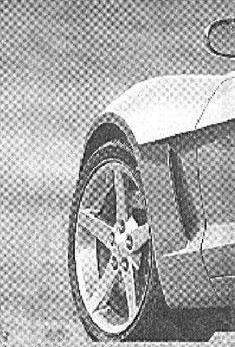
%> input picture test/test3.jpg, 235 x 347 px
$ octave image2_1.m   (GNU Octave 9; MATLAB toolbox functions it lacks are replaced by stand-ins)
%> lines starting %> are read from the running program, lines starting %| are printed output that depends on the picture; in (x1, y1, x2, y2) boxes, pixels count from 0 and x2, y2 are one past the last pixel; in counts of white or black regions, pixels touching at a corner belong together; the program's own positions count from 1
### MyDIPMatlab/Bandpass_Filter.m
function [G] = Bandpass_Filter(F,d,w)
%Low_Pass_Filter 低通滤波器
%参数 F 傅里叶变换后的矩阵
%参数 d 截止频率
% 坐标
[P,Q] = size(F);
if P>Q
    Max = P;
else
    Max = Q;
end
v = ones(Max,1) * (1:Max);
v = v(1:P,1:Q);
u = (1:Max)' * ones(1,Max);
u = u(1:P,1:Q);
% 计算
D = ((u-P/2).^2 + (v-Q/2).^2).^0.5;
% 低通滤波器阈值
H = ones(P,Q);
H((D > d - w/2 & D < d + w/2)) = 0;
G = H .* F;
end

### MyDIPMatlab/image2_1.m
clear;
clc;
%滤波流程
%1、扩展原图像，经典是原来两倍
%2、用(-1)^(x+y) 与 相乘
%3、傅里叶变换后与滤波器乘积
%4、用(-1)^(x+y)与傅里叶反变换后的滤波后的实部乘积
%5、裁剪图像
imageOrigin = imread('..\test\test3.jpg');
%> imageOrigin is the input picture: size 347x235x3 uint8; min 0, max 255, mean 169.1
imageGray = rgb2gray(imageOrigin);
[w,h] = size(imageGray);
%> w = 347; h = 235
P = 2*w;
%> P = 694
Q = 2*h;
%> Q = 470
% 1
imagePQ = zeros(P,Q);
imagePQ(1:w,1:h) = imageGray;
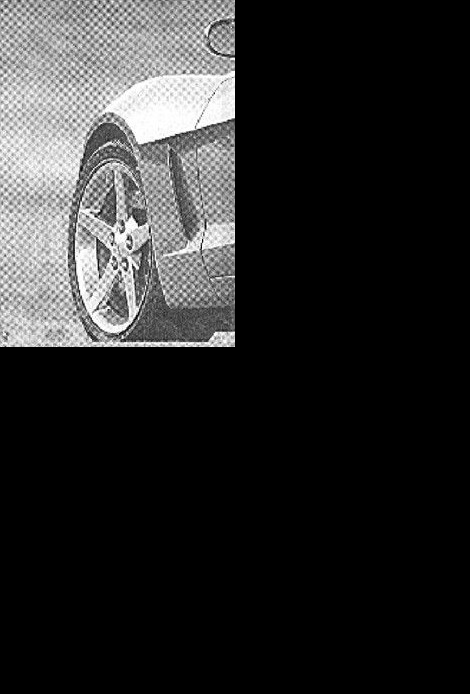
%> imagePQ: size 694x470 double; min 0, max 255, mean 42.3
% 2
imagePQ(1:2:P,1:2:Q) = imagePQ(1:2:P,1:2:Q) * 1;
imagePQ(2:2:P,2:2:Q) = imagePQ(2:2:P,2:2:Q) * 1;
imagePQ(1:2:P,2:2:Q) = imagePQ(1:2:P,2:2:Q) * -1;
imagePQ(2:2:P,1:2:Q) = imagePQ(2:2:P,1:2:Q) * -1;
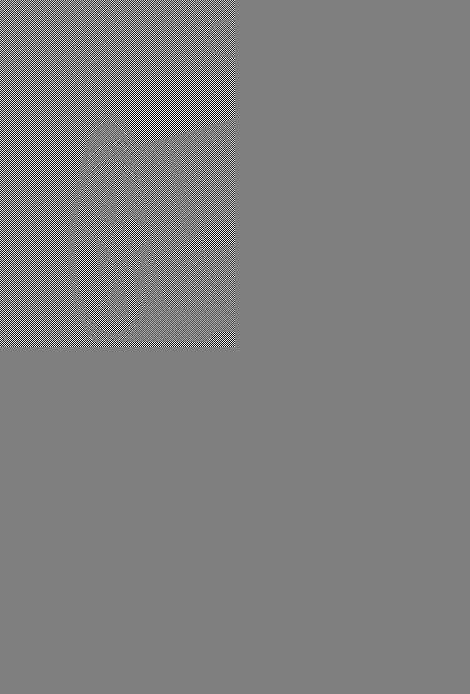
%> imagePQ: size 694x470 double; min -255, max 255, mean 0; drawn with min black and max white
% 3 傅里叶变换
imageDouble = im2double(imagePQ);
F = fft2(imageDouble);      % 傅里叶变换
% 4 应用滤波器 并 计算 //可以在这里根据图片使用不同的滤波器
G = Bandpass_Filter(F,300,100);
%> in Bandpass_Filter, `H((D > d - w/2 & D < d + w/2)) = 0;`:
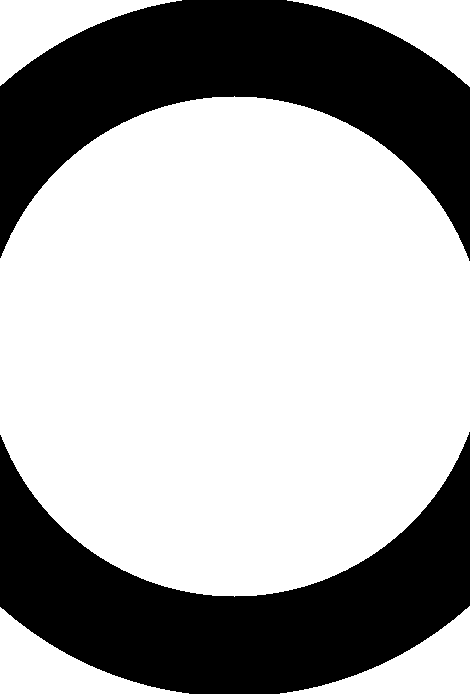
%> H: size 694x470 double; values 0 (black) and 1 (white), 66.6% white; 2 black regions, box (x1, y1, x2, y2) and area: (0, 432, 470, 694) 54531, (0, 0, 470, 261) 54440
%G = High_Pass_Filter(G,10);
T = G;
figure;
T=log(T+1);                 % 进行对数变换 低通模糊 高通锐化
T = real(T);                 % 傅里叶变换后是复数，计算复数的模
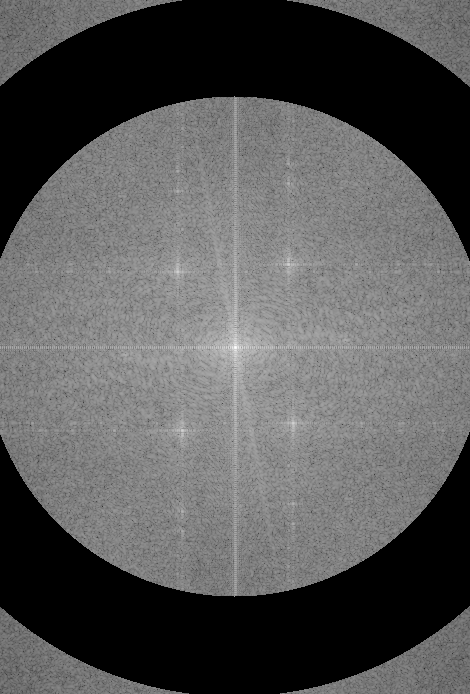
%> T: size 694x470 double; min 0, max 16.44, mean 5.69; drawn with min black and max white
imshow(T,[]);
imageRes = real(ifft2(G));
imageRes(1:2:P,1:2:Q) = imageRes(1:2:P,1:2:Q) * 1;
imageRes(2:2:P,2:2:Q) = imageRes(2:2:P,2:2:Q) * 1;
imageRes(1:2:P,2:2:Q) = imageRes(1:2:P,2:2:Q) * -1;
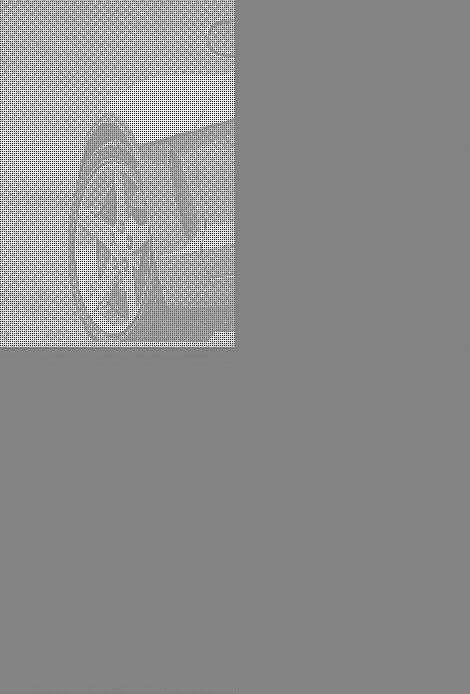
%> imageRes: size 694x470 double; min -290.2, max 274.8, mean 21; drawn with min black and max white
imageRes(2:2:P,1:2:Q) = imageRes(2:2:P,1:2:Q) * -1;
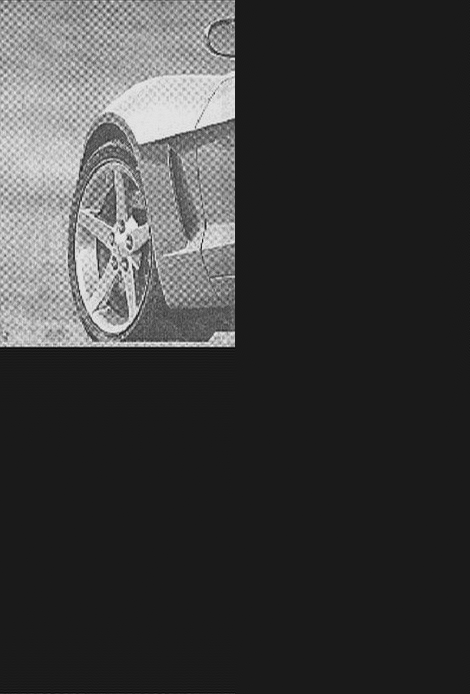
%> imageRes: size 694x470 double; min -33.59, max 290.2, mean 42.3; drawn with min black and max white
%F = abs(F);                 % 傅里叶变换后是复数，计算复数的模
%T=log(F+1);                 % 进行对数变换 低通模糊 高通锐化
figure();
image = imageRes(1:P/2,1:Q/2);
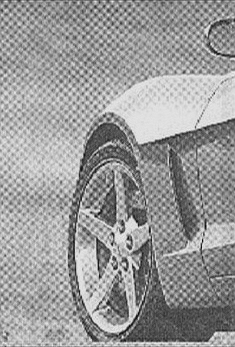
%> image: size 347x235 double; min -15.94, max 290.2, mean 169; drawn with min black and max white
imgMin = min(min(image));
%> imgMin = -15.94
imgMax = max(max(image));
%> imgMax = 290.2
image = uint8((image - imgMin) / (imgMax-imgMin) * 255);
%> image: size 347x235 uint8
imshow(image)
%imwrite(image,'..\test\test5Res.bmp');

$ run again, with test/test5.jpg copied over test/test3.jpg
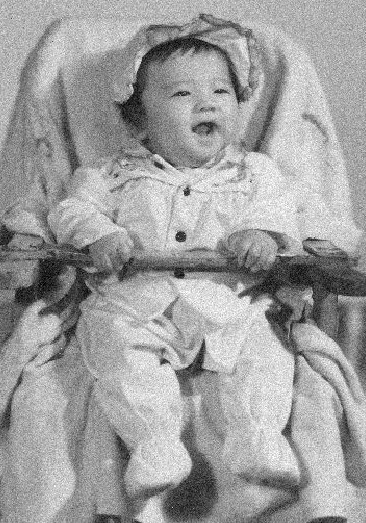
%> input picture test/test5.jpg, 366 x 523 px
%> imageOrigin is the input picture: size 523x366x3 uint8; min 0, max 255, mean 159.5
%> in Bandpass_Filter, `H((D > d - w/2 & D < d + w/2)) = 0;`:
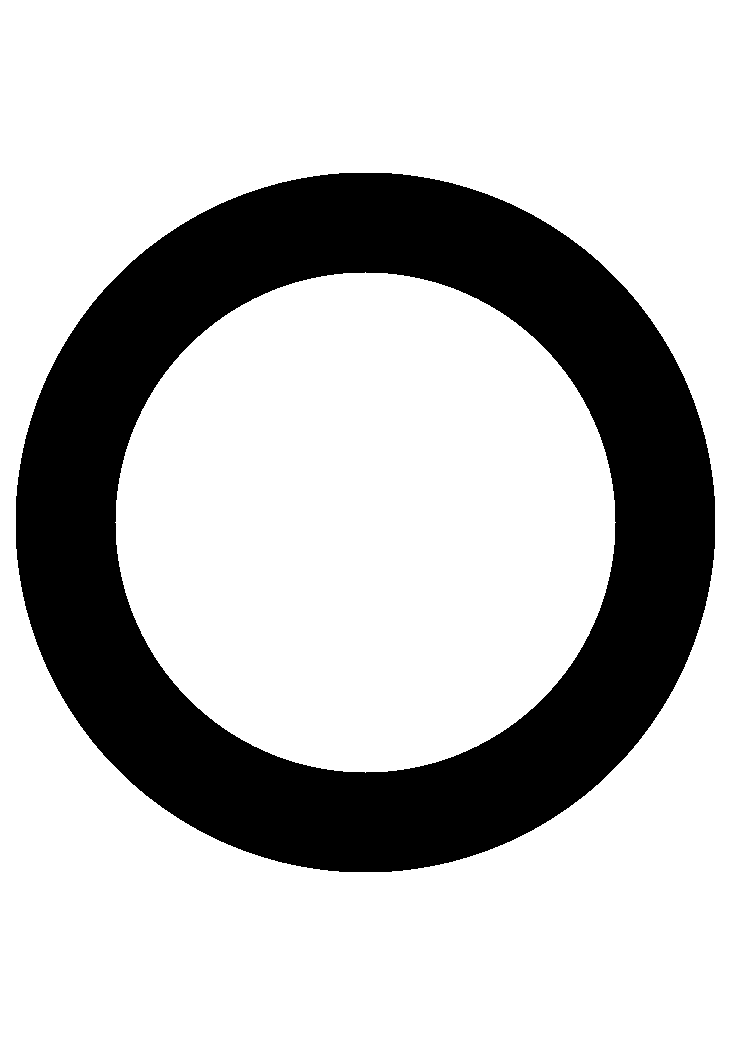
%> H: size 1046x732 double; values 0 (black) and 1 (white), 75.4% white; 1 black region, box (x1, y1, x2, y2) and area: (16, 173, 715, 872) 188424
%> `imageRes(2:2:P,1:2:Q) = imageRes(2:2:P,1:2:Q) * -1;`:
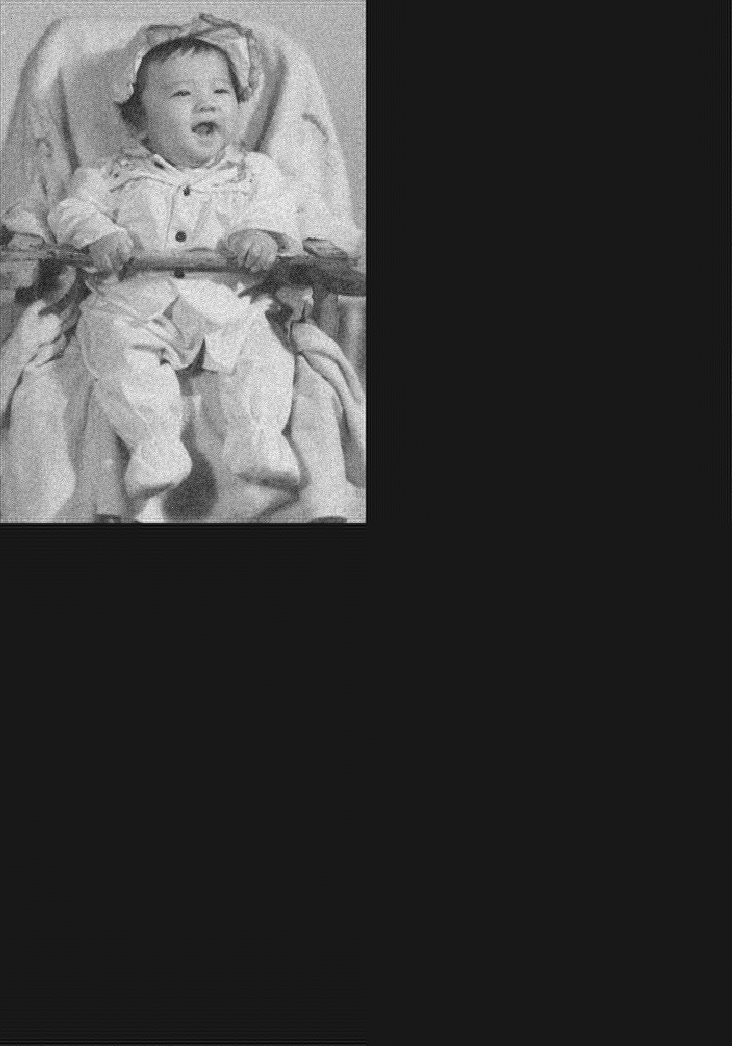
%> imageRes: size 1046x732 double; min -27.84, max 266.3, mean 39.9; drawn with min black and max white
%> imgMin = -6.39
%> imgMax = 266.3

$ run again, with test/sample.jpg copied over test/test3.jpg
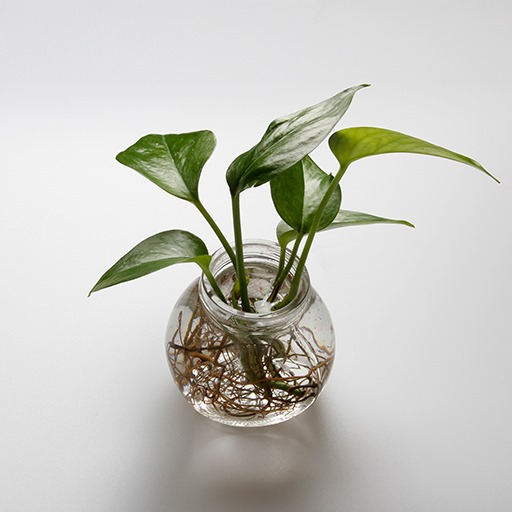
%> input picture test/sample.jpg, 512 x 512 px
%> imageOrigin is the input picture: size 512x512x3 uint8; mean R, G, B 199.6, 199.4, 192.7
%> in Bandpass_Filter, `H((D > d - w/2 & D < d + w/2)) = 0;`:
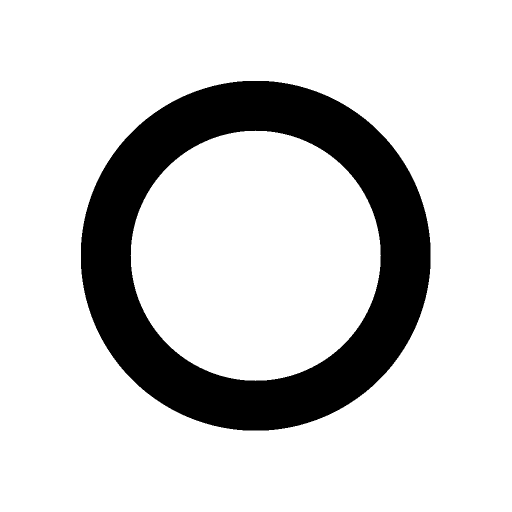
%> H: size 1024x1024 double (shown at 1/2 size); values 0 (black) and 1 (white), 82% white; 1 black region, box (x1, y1, x2, y2) and area: (162, 162, 861, 861) 188424
%> `image = imageRes(1:P/2,1:Q/2);`:
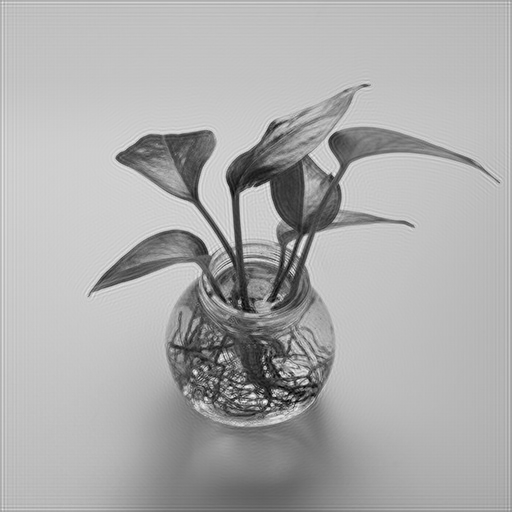
%> image: size 512x512 double; min -24.36, max 303.7, mean 198.6; drawn with min black and max white
%> imgMin = -24.36
%> imgMax = 303.7

$ run again, with test/test1.png saved as test/test3.jpg
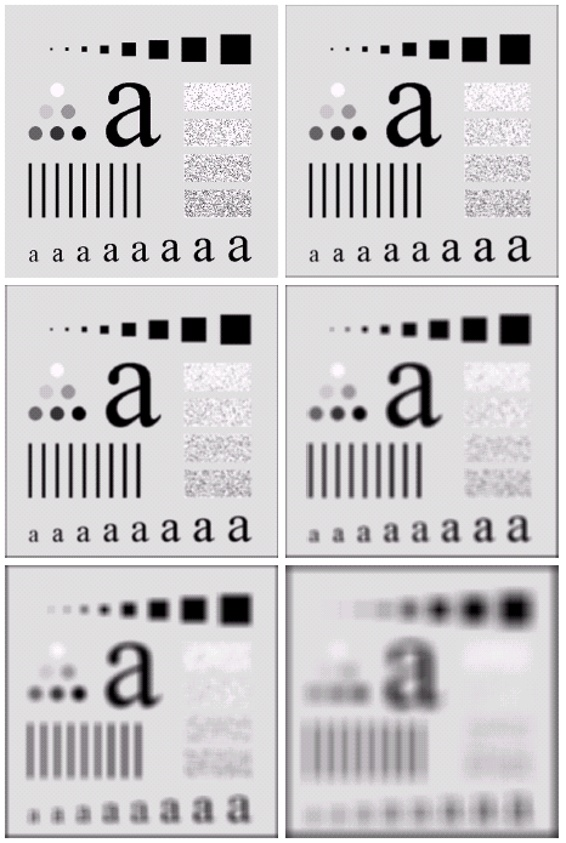
%> input picture test/test1.png, 566 x 843 px
%> imageOrigin is the input picture: size 843x566x3 uint8; mean R, G, B 203.7, 202, 203.8
%> H: size 1686x1132 double; values 0 (black) and 1 (white), 90.1% white; 1 black region, box (x1, y1, x2, y2) and area: (216, 493, 915, 1192) 188424
%> `image = imageRes(1:P/2,1:Q/2);`:
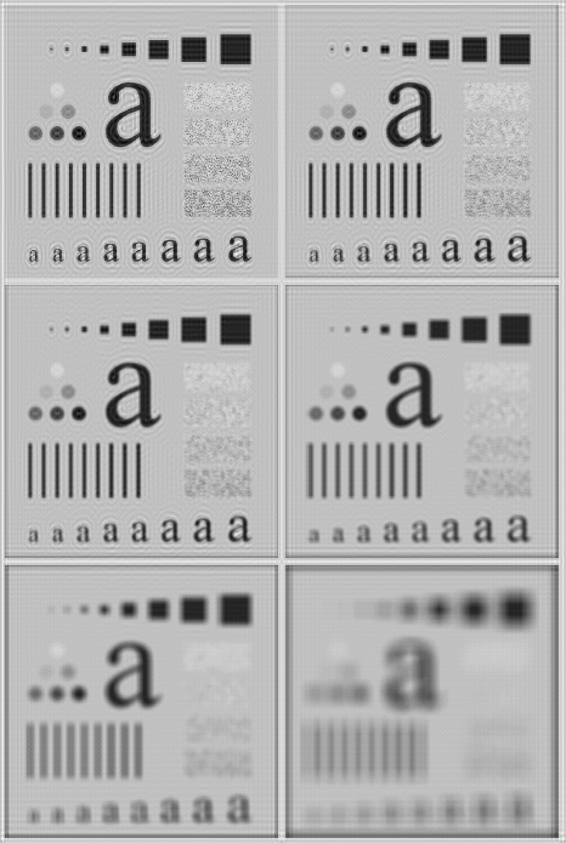
%> image: size 843x566 double; min -53.76, max 312.7, mean 202.6; drawn with min black and max white
%> imgMin = -53.76
%> imgMax = 312.7
